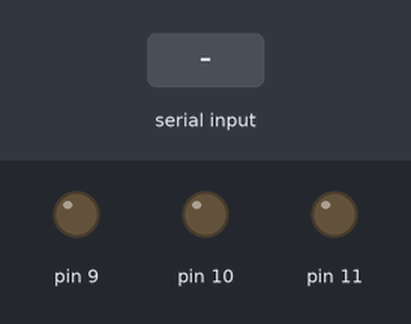
Recording of a sketch running on a simulated Arduino Uno, built with avr-gcc and run on an emulated ATmega328P. On the bench: output pins drawn as LEDs (lit = HIGH). Inputs (shaded band) come from the test bench. What the sketch prints to the serial monitor is not drawn.

Above: at 1.2 s.
1.3 s: "90,45,200\n" received over Serial
At 3.2 s:
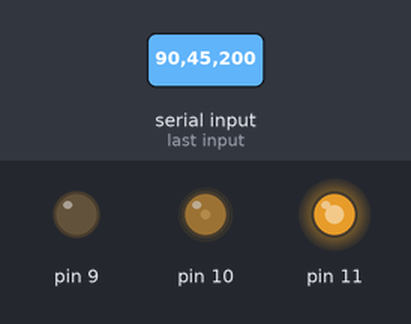
3.8 s: "30,150,10\n" received over Serial
At 5.2 s:
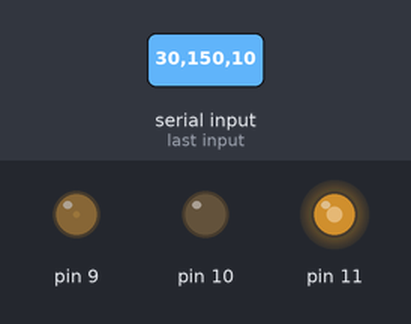
6.3 s: "90,45\n" received over Serial
At 6.8 s:
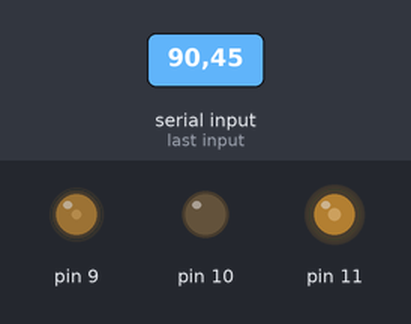
7.8 s: "30,150\n" received over Serial
At 9.0 s:
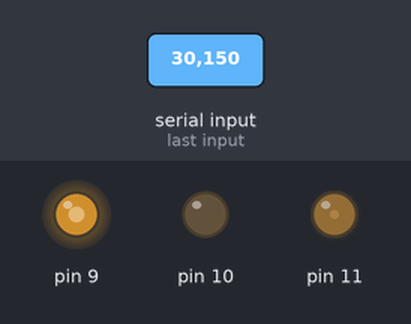
9.3 s: "5\n" received over Serial
At 11.5 s:
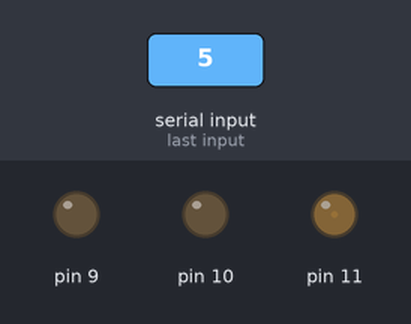
11.8 s: "200\n" received over Serial
At 14.0 s:
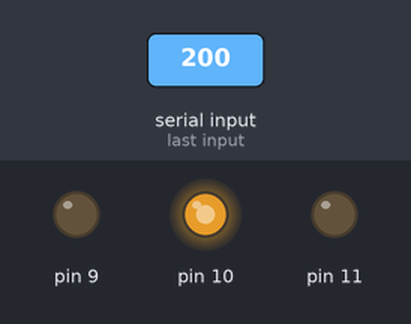
Timing chart, 0 to 15.3 s (numbered marks = the images above; inputs shaded):
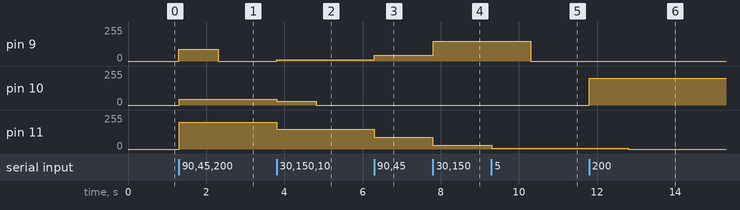

Measured:
- after the input at 1.3 s, pin 9: 0/255 → 90/255 at once, → 0/255 1.0 s later; pin 10: 0/255 → 45/255 at once; pin 11: 0/255 → 200/255 at once
- after the input at 3.8 s, pin 9: 0/255 → 10/255 at once; pin 10: 45/255 → 30/255 at once, → 0/255 1.0 s later; pin 11: 200/255 → 150/255 at once
- after the input at 6.3 s, pin 9: 10/255 → 45/255 at once; pin 11: 150/255 → 90/255 at once
- after the input at 7.8 s, pin 9: 45/255 → 150/255 at once; pin 11: 90/255 → 30/255 at once
- after the input at 9.3 s, pin 9: 150/255 → 0/255 after 1.0 s; pin 11: 30/255 → 5/255 at once
- after the input at 11.8 s, pin 10: 0/255 → 200/255 at once; pin 11: 5/255 → 0/255 after 1.0 s

The sketch:

Serial_RGB.ino
```cpp
int value;

void setup()
{
    pinMode(11, OUTPUT);
    pinMode(9, OUTPUT);
    pinMode(10, OUTPUT);

    Serial.begin(9600);
}

void loop()
{
    Serial.print("Red value:");

    while (!(Serial.available()))
    {
    }


    value = Serial.parseInt();
    Serial.print(value);
    Serial.println();

    analogWrite(9 , value);

    Serial.print("Green value:");

    while (!(Serial.available()))
    {
    }


    value = Serial.parseInt();
    analogWrite(10 , value);

    Serial.print(value);
    Serial.println();

    Serial.print("Blue value:");

    while (!(Serial.available()))
    {
    }


    value = Serial.parseInt();
    analogWrite(11 , value);

    Serial.print(value);
    Serial.println();
}
```
